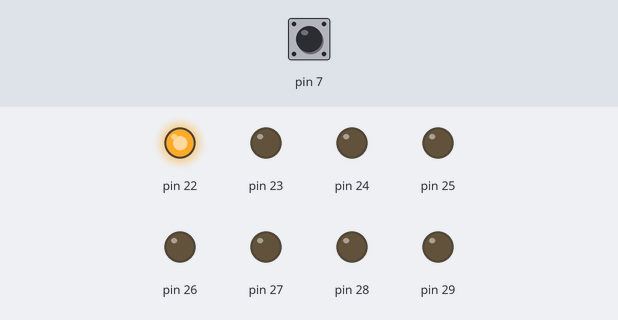
This sketch was run on a simulated Arduino Mega 2560, built with avr-gcc and run on an emulated ATmega2560. Shown: output pins drawn as LEDs (lit = HIGH). The test bench sets the inputs (shaded band); at power-on: pin 7 HIGH.

Above: at 0.2 s.
At 1.2 s:
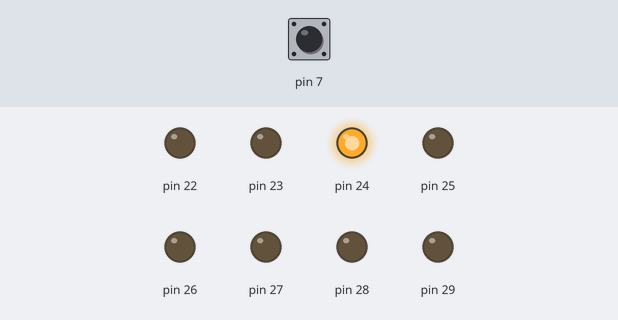
At 2.7 s:
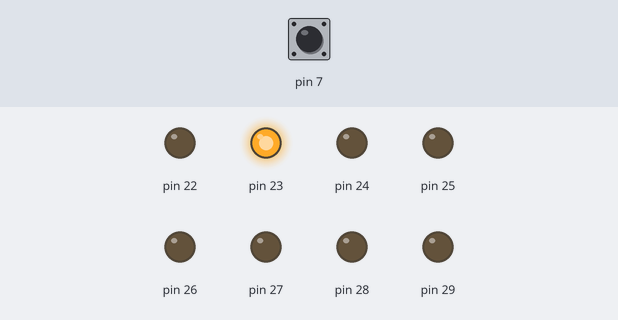
At 3.7 s:
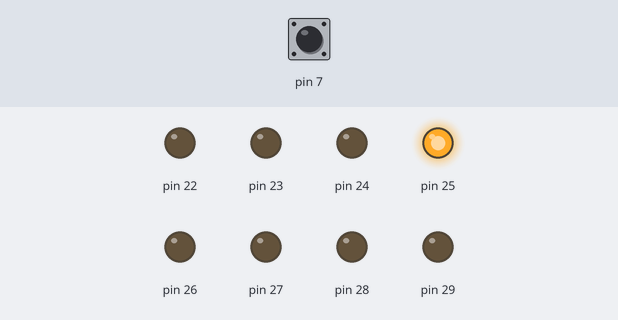
Timing chart, 0 to 4.6 s (numbered marks = the images above):
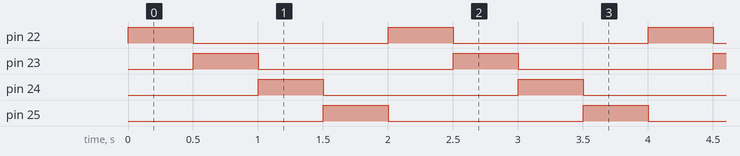

The sketch:

Button_Led.ino
```cpp
// LEDs change direction when the button is pressed
const byte LED_NR = 4;
const byte MAX_VAL = (1 << (LED_NR - 1)) - 1;

int b1;
bool pressed = false;
bool directionRight = false;

unsigned int ledValue = 1;

void setup() {
// configure digital pins as inputs
pinMode(7, INPUT_PULLUP);
// activate PORTA, as output,
DDRA = 0b11111111;
}

void loop() {
// read BTNs status
b1 = digitalRead(7);

if (b1 == LOW){
  pressed = true;
}

PORTA = ledValue;

if(directionRight){
  if(ledValue <= 1){
    ledValue = MAX_VAL + 1;
  }
  else{
    ledValue >>= 1;
  }
}
else{
  if(ledValue > MAX_VAL){
    ledValue = 1;
  }
  else{
    ledValue <<= 1;
  }
}

delay(500);

if(pressed){
  directionRight = !directionRight;
  pressed = false;
}
}
```

Measured:
- by itself, pin 22–25: alternates HIGH for 0.50 s and LOW for 1.5 s
- by itself, everything shown: repeats every 2.0 s, in 4 steps
